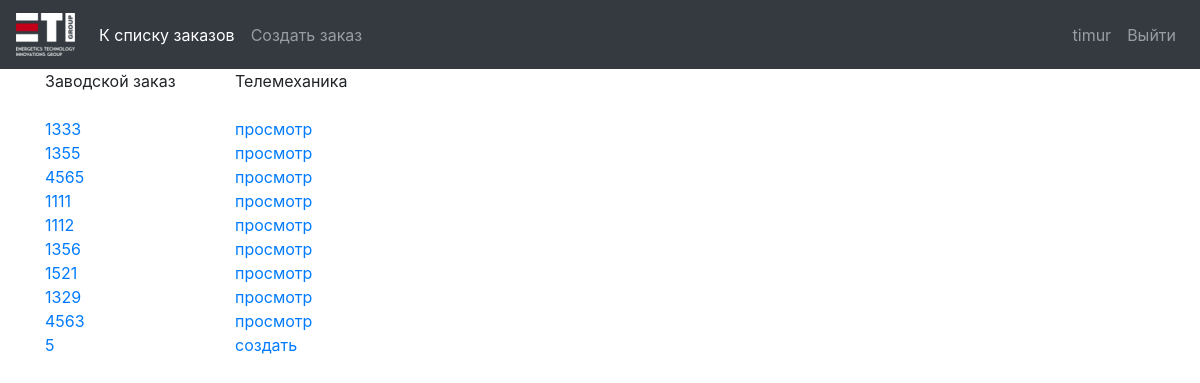
Before: / (signed in) with the older database file.
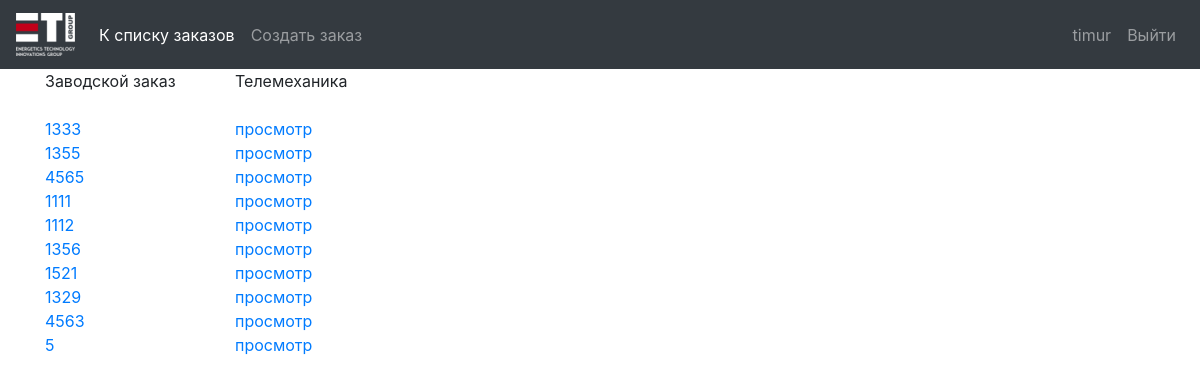
After: the same page with the newer database file.
### otk/models/order.py (models this page shows)
class OTKOrder(models.Model):
    man_number = models.IntegerField(unique=True)
    tm_checklist = models.OneToOneField(TMCheckList,
                                        on_delete=models.SET_NULL,
                                        unique=True,
                                        blank = True,
                                        null = True,
                                        default = None)
    def __str__(self):
        return str(self.man_number)

### otk/views/views.py (the view)
# urls.py: path('', CheckListListView.as_view(), name='checklist_list'),
class CheckListListView(UserAccessMixin, ListView):
    permission_required = 'otk.view_order'
    redirect_without_permission = 'login'
    model = OTKOrder
    template_name = 'checklist_list.html'

### otk/views/mixins/user_access_mixin.py (called while the page is built)
    def dispatch(self, request, *args, **kwargs):
        if(not self.request.user.is_authenticated):
            return redirect_to_login(self.request.get_full_path(),
                                     self.get_login_url(), self.get_redirect_field_name())
        if(not self.has_permission()):
            if(self.view_name is None):
                return redirect(self.redirect_without_permission)
            else:
                return redirect(self.view_name, pk = kwargs['pk'])
        return super(UserAccessMixin, self).dispatch(request, *args, **kwargs)

### otk/templates/checklist_list.html
{% extends 'base.html' %}
{% block content %}
    <div class="container">
        <div class="row">
            <div class="col-2">
                Заводской заказ
            </div>
            <div class="col-sm">
                Телемеханика
            </div>
        </div>
        <br/>
        {% for otkorder in object_list %}
            <div class="row">
                <div class="col-2">
                    <a href=""> {{ otkorder }} </a>
                </div>
                <div class="col-sm">
                    {% if  otkorder.tm_checklist  %}
                        <a href="{% url 'tm_checklist_detail' otkorder.tm_checklist.id %}">просмотр </a>
                    {% else %}
                        <a href="{% url 'tm_checklist_create' otkorder.pk %}">создать </a>
                    {% endif %}
                </div>
            </div>
        {% endfor %}
{% endblock content %}

Changed rows visible on the page:
changed OTKOrder (number 10 of 10 on the later page): tm_checklist_id "создать" → "просмотр"
